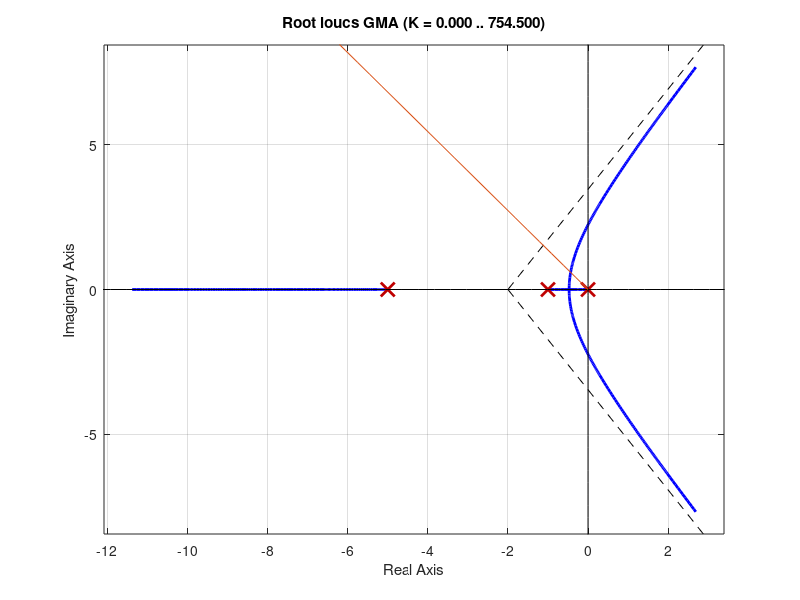

MATLAB code for this plot: (Note: this script raises an error after producing the figure.)
clc;
clear;
pkg load control;

N = 5;
num = 1;
den = conv(conv([1 0], [1 1]), [1 5]);
GMA = tf(num, den);

%1
%a)=================================================
rlocus(GMA);
legend off;
hold on;
imaginaryAxis = linspace(-20, 20);
realAxis = zeros(size(imaginaryAxis));
plot(imaginaryAxis, realAxis, 'k');
plot(realAxis, imaginaryAxis, 'k');

%b===================================================
%calculating damping factor
df = (-log(10/100)) / sqrt((pi^2) + (log(10/100))^2);
phaseAngle = 180 - acosd(df);
%ploting the phaseAngle
phaseAngleStraight = linspace(0,-30);
phaseAngleFunction = tand(phaseAngle)*phaseAngleStraight;
plot(phaseAngleStraight, phaseAngleFunction);
[x, y] = ginput(1);
Px = x + 1i*y;
%c===================================================
plot(real(Px),imag(Px), 'ro');

%d===================================================
k=-polyval(GMA.den{1},Px)/(polyval(GMA.num{1},Px));
k=abs(real(k))

%e===================================================
GMF = feedback(k*GMA,1);
figure
hold on;
t = 0:0.01:20;
[PV, t] = step(GMF, t);
plot(t,PV,'g');
grid on;
realAxis = ones(size(imaginaryAxis));
idealMp = repmat(1.1, 1, size(imaginaryAxis));
imaginaryAxis = linspace(0, 20);
plot(imaginaryAxis,realAxis,'--r');
plot(imaginaryAxis,idealMp,'--r');
xlabel('Tempo')
ylabel('Saída (PV)')
title('Resposta ao Degrau do Sistema em Malha Fechada')
idxMax = find(PV >= max(PV),1);
tp = t(idxMax)
plot(tp,PV(idxMax),'ro');
hold off;

%f============================================NÃO DEU TEMPO, MAS EU TAVA QUASE LÁ
figure 1;
plot(real(Px)*3,imag(Px)*3, 'ro');
pG = eig(GMA);
px3 = Px*3;
ang_polos = arg(px3-pG)*180/pi
ang_Pd = sum(ang_polos) - 180;
poloPd = imag(px3) / tand(180 - ang_Pd);
poloPd = real(px3) - poloPd;
plot(poloPd,0, 'ro');
GPd = tf([1 poloPd], 1);
GMF2 = feedback(GPd*GMF,1);
figure 2
[PV2, t] = step(GMF2, t);
hold on
plot(t,PV2,'g');
